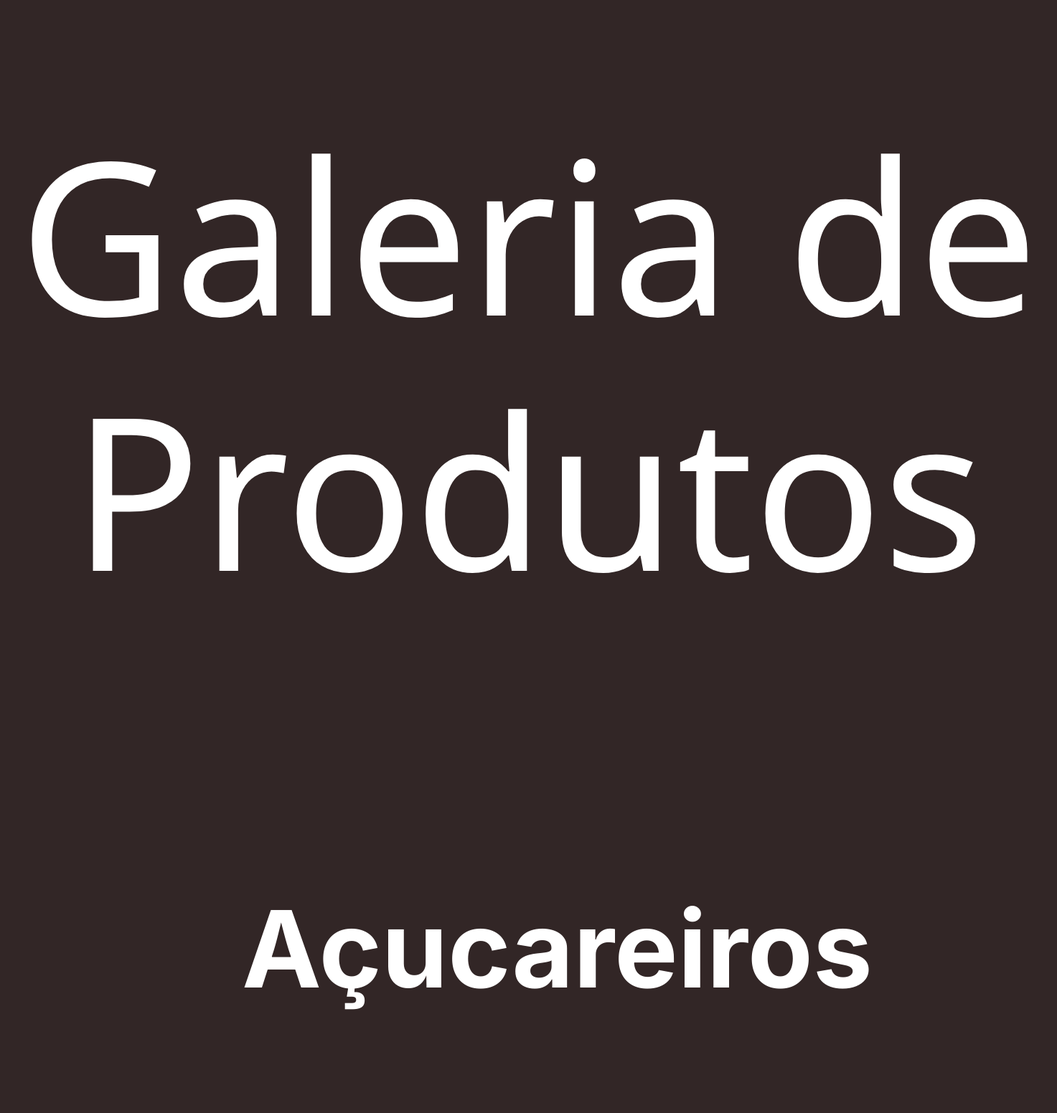
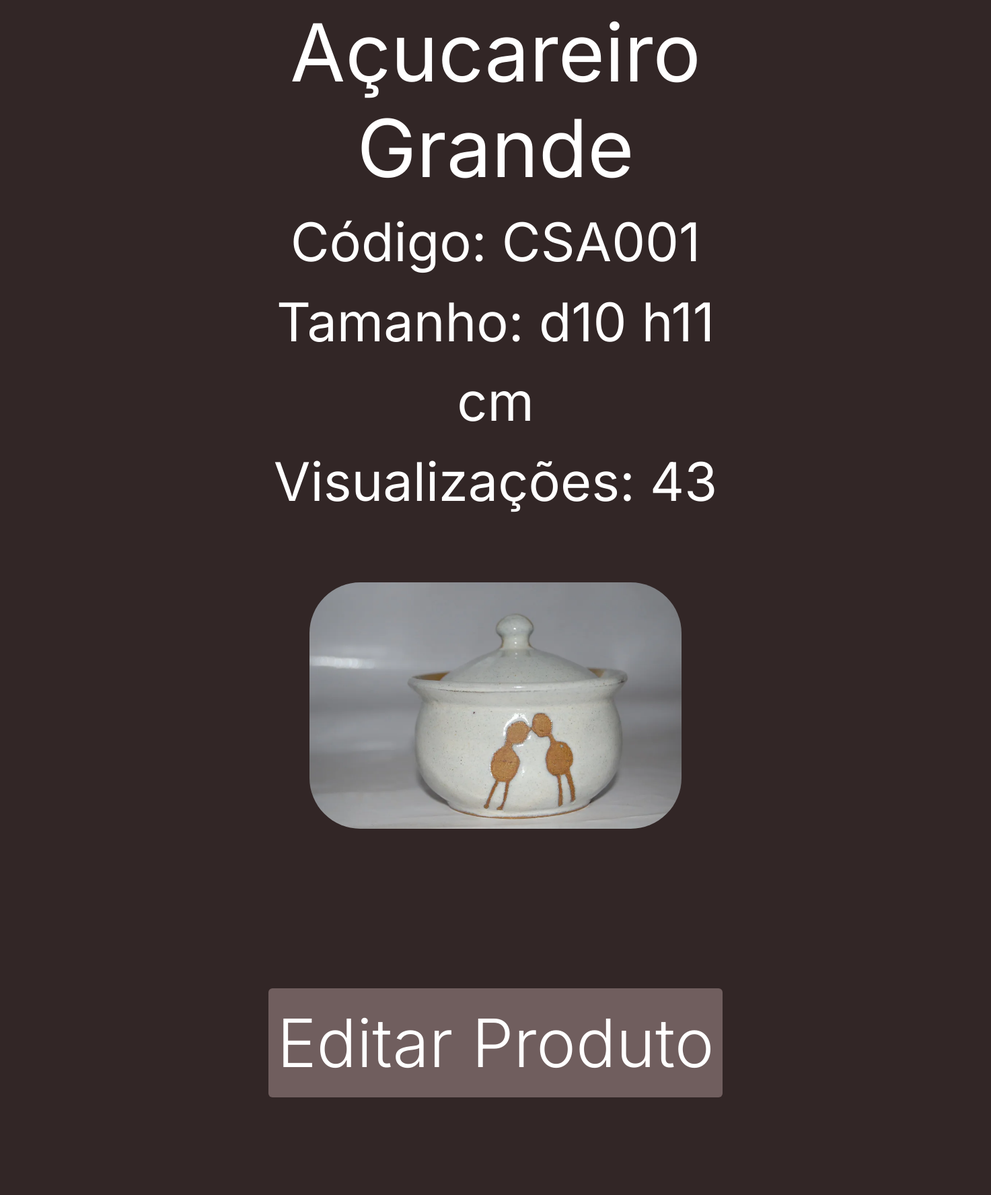
Page /gestao/galeria/ (signed in, upper part) on the committed database (2 pictures, top to bottom).
### gestao/models.py (models this page shows, shortened)
class Category(models.Model):
    name = models.CharField(max_length=100, unique=True)
    photo = models.ImageField(upload_to='categorias_fotos/', blank=False, default='null')

class Product(models.Model):
    name = models.CharField(max_length=200, unique=True)
    code = models.CharField(max_length=50, unique=True)
    size = models.CharField(max_length=255)
    category = models.ForeignKey(
        Category,
        on_delete=models.SET_NULL,
        null=True,
        blank = True,
        )
    views = models.PositiveIntegerField(default=0)
    photos = models.JSONField(default=list, blank=False)

### gestao/views.py (the view)
# urls.py: path('galeria/', views.galeria, name='galeria'),
@login_required
def galeria(request):
    categories = Category.objects.all().order_by('name')
    products = Product.objects.all()
    category_products = {
        category: Product.objects.filter(category=category).order_by('name')
        for category in categories
    }
    context = {
        'categories': categories,
        'products': products,
        'category_products': category_products,
    }
    return render(request, 'galeria.html', context)

### gestao/templates/galeria.html (shortened to what this page needs)
{% extends "base.html" %} {% load static %}
    {% block css %}
    <link
      rel="stylesheet"
      type="text/css"
      href="{% static 'css/galeria.css' %}"
    />
    {% endblock %}
    {% block header %}{% endblock %} {% block 'dashboard' %}
    <div class="center">
      <h1 class="cabecalho s60">Galeria de Produtos</h1>
    </div>
    <div>
      {% for category, products_list in category_products.items %}
      <div class="cat">
        <h1 class="titulo s30">{{ category.name }}</h1>
        <div class="horizontal">
          {% if products_list %} {% for product in products_list %}
          <div class="vertical">
            <h5 class="produto s24">{{ product.name }}</h5>
            <h7 class="produto s16">Código: {{ product.code }}</h7>
            <h7 class="produto s16">Tamanho: {{ product.size }}</h7>
            <h7 class="produto s16">Visualizações: {{ product.views }}</h7>
            {% if product.photos %}
            <img
              src="../../media/{{ product.photos.0 }}"
              alt="Imagem de {{ product.name }}"
              class="product-photo"
            />
            {% else %}
            <p class="texto">Sem Imagens</p>
            {% endif %}
            <div class="center">
              <a
                href="{% url 'editar' product.id %}"
                class="btn btn-edit s20 noWrap"
                >Editar Produto</a
              >
            </div>
          </div>
          {% endfor %}
          {% endif %}
        </div>
      </div>
      {% endfor %}
    </div>
    {% endblock %}{% block footer %}{% endblock %}

### static/css/galeria.css (style rules this page uses)
.background { width: 100%; height: 100%; background-color: var(--fundo); }
.cat { padding-top: 4.07vmax; padding-bottom: 4.07vmax; }
.cabecalho { text-align: center; color: var(--texto); }

### static/css/variables.css (style rules this page uses)
:root { --fundo: #322626; --texto: #ffffff; --texto-hover: #9f8272; --texto-click: #a26e51; --placeholder: #b0a4a3; --destaque: #3e3131; --botao-off: #705e5e; --botao-hover: #5c4646; --botao-click: #4b2e2e; --font-family: "Inter"; }

### static/css/atributos.css (style rules this page uses)
.horizontal { display: grid; grid-template-columns: repeat(auto-fill, minmax(calc(25% - 0.81vmax), 1fr)); gap: 0.81vmax; row-gap: 8.13vmax; padding-left: 8.13vmax; padding-right: 8.13vmax; margin-top: 1.63vmax; align-items: center; justify-items: center; }
.vertical { display: flex; flex-direction: column; box-sizing: border-box; min-width: 4.07vmax; align-items: center; justify-content: center; margin-left: 0vmax; }
.center { align-content: center !important; align-items: center !important; align-self: center !important; justify-content: center !important; display: flex; flex-direction: column; margin-top: 1.63vmax; gap: 1.63vmax; }

### static/css/buttons.css (style rules this page uses)
.btn { text-decoration: none; display: inline-block; padding: 0.4vmax 0.81vmax; border: none; border-radius: 0.25rem; cursor: pointer; font-weight: bold; color: var(--texto) !important; font-family: "Inter" !important; font-weight: 300 !important; }
.btn-edit { color: var(--texto) !important; font-family: "Inter" !important; font-weight: 300 !important; background-color: var(--botao-off) !important; }

### static/css/produtos.css (style rules this page uses)
.produto { margin-left: 0vmax; color: var(--texto); font-family: "Inter"; font-weight: 400; text-align: center; }
.product-photo { height: 4.07vmax; margin-top: 1vmax; margin-bottom: 1vmax; border-radius: 0.84vmax; }

### static/css/home.css (style rules this page uses)
h1 { text-align: center; }
a { color: white; text-decoration: none; padding: 20px; }

### rows in the picture
Category: name "Açucareiros"
Product: name "Açucareiro Grande", code "CSA001", size "d10 h11 cm", views "43"
